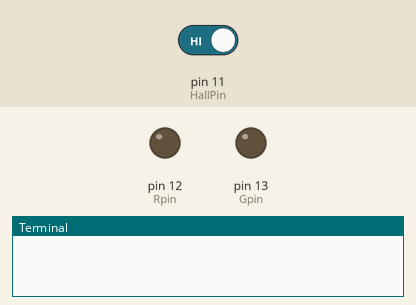
The program below on a simulated Raspberry Pi (header pin numbers). On the bench: output pins drawn as LEDs (lit = HIGH), the last lines printed to the terminal. Inputs (shaded band) come from the test bench; at power-on: pin 11 (HallPin) HIGH.

Above: at 1.2 s.
1.3 s: pin 11 (HallPin) driven LOW
At 2.5 s:
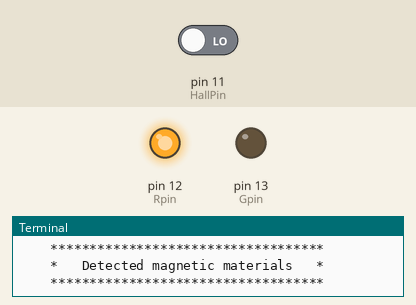
2.8 s: pin 11 (HallPin) driven HIGH
At 3.7 s:
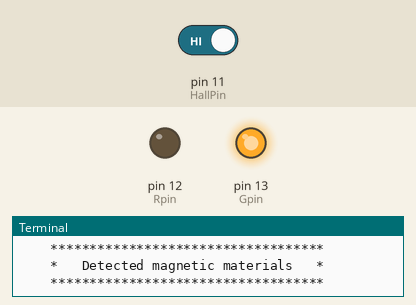
Timing chart, 0 to 5.8 s (numbered marks = the images above; inputs shaded):
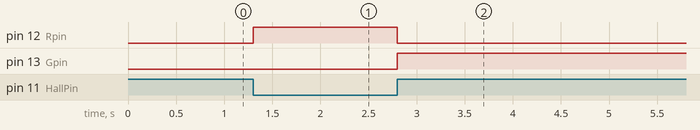

Measured:
- after the input at 1.3 s, pin 12 (Rpin): LOW → HIGH at once
- after the input at 2.8 s, pin 12 (Rpin): HIGH → LOW at once; pin 13 (Gpin): LOW → HIGH at once

The program:

hall.py
```python
#!/usr/bin/env python3
import RPi.GPIO as GPIO

HallPin = 11
Gpin   = 13
Rpin   = 12

def setup():
	GPIO.setmode(GPIO.BOARD)       # Numbers GPIOs by physical location
	GPIO.setup(Gpin, GPIO.OUT)     # Set Green Led Pin mode to output
	GPIO.setup(Rpin, GPIO.OUT)     # Set Red Led Pin mode to output
	GPIO.setup(HallPin, GPIO.IN, pull_up_down=GPIO.PUD_UP)    # Set BtnPin's mode is input, and pull up to high level(3.3V)
	GPIO.add_event_detect(HallPin, GPIO.BOTH, callback=detect, bouncetime=200)

def Led(x):
	if x == 0:
		GPIO.output(Rpin, 1)
		GPIO.output(Gpin, 0)
	if x == 1:
		GPIO.output(Rpin, 0)
		GPIO.output(Gpin, 1)

def Print(x):
	if x == 0:
		print ('    ***********************************')
		print ('    *   Detected magnetic materials   *')
		print ('    ***********************************')

def detect(chn):
	Led(GPIO.input(HallPin))
	Print(GPIO.input(HallPin))

def loop():
	while True:
		pass

def destroy():
	GPIO.output(Gpin, GPIO.HIGH)       # Green led off
	GPIO.output(Rpin, GPIO.HIGH)       # Red led off
	GPIO.cleanup()                     # Release resource

if __name__ == '__main__':     # Program start from here
	setup()
	try:
		loop()
	except KeyboardInterrupt:  # When 'Ctrl+C' is pressed, the child program destroy() will be  executed.
		destroy()
```
